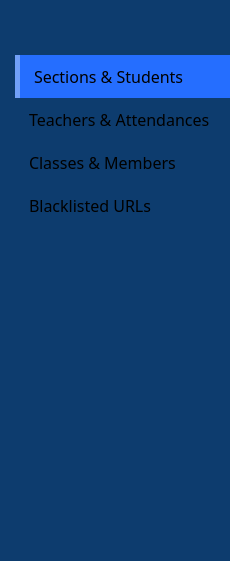
       <widget class="QWidget" name="side_bar" native="true">
        <property name="sizePolicy">
         <sizepolicy hsizetype="Fixed" vsizetype="Preferred">
          <horstretch>0</horstretch>
          <verstretch>0</verstretch>
         </sizepolicy>
        </property>
        <property name="minimumSize">
         <size>
          <width>230</width>
          <height>0</height>
         </size>
        </property>
        <property name="styleSheet">
         <string notr="true">background: #0D3C6E;</string>
        </property>
        <layout class="QVBoxLayout" name="verticalLayout_5">
         <property name="leftMargin">
          <number>15</number>
         </property>
         <property name="topMargin">
          <number>15</number>
         </property>
         <property name="rightMargin">
          <number>0</number>
         </property>
         <property name="bottomMargin">
          <number>15</number>
         </property>
         <item>
          <widget class="QLabel" name="icon">
           <property name="sizePolicy">
            <sizepolicy hsizetype="Preferred" vsizetype="Fixed">
             <horstretch>0</horstretch>
             <verstretch>0</verstretch>
            </sizepolicy>
           </property>
           <property name="styleSheet">
            <string notr="true">margin-top: 10px; 
margin-bottom: 10px;
padding-right: 15px</string>
           </property>
           <property name="text">
            <string/>
           </property>
           <property name="pixmap">
            <pixmap resource="C:/Users/moral/Desktop/Resources/Resources.qrc">:/icons/crown.png</pixmap>
           </property>
           <property name="scaledContents">
            <bool>false</bool>
           </property>
           <property name="alignment">
            <set>Qt::AlignCenter</set>
           </property>
          </widget>
         </item>
         <item>
          <layout class="QVBoxLayout" name="verticalLayout_3">
           <property name="spacing">
            <number>0</number>
           </property>
           <item>
            <widget class="QLabel" name="lbl_students_and_sections">
             <property name="font">
              <font>
               <family>Barlow</family>
               <pointsize>12</pointsize>
              </font>
             </property>
             <property name="cursor">
              <cursorShape>PointingHandCursor</cursorShape>
             </property>
             <property name="styleSheet">
              <string notr="true">padding: 10px;
border-left: 5px solid #71A0F8;
background: #256EFF;</string>
             </property>
             <property name="text">
              <string>Sections &amp; Students</string>
             </property>
            </widget>
           </item>
           <item>
            <widget class="QLabel" name="lbl_teachers_and_attendances">
             <property name="font">
              <font>
               <family>Barlow</family>
               <pointsize>12</pointsize>
              </font>
             </property>
             <property name="cursor">
              <cursorShape>PointingHandCursor</cursorShape>
             </property>
             <property name="styleSheet">
              <string notr="true">padding: 10px</string>
             </property>
             <property name="text">
              <string>Teachers &amp; Attendances</string>
             </property>
            </widget>
           </item>
           <item>
            <widget class="QLabel" name="lbl_classes_and_members">
             <property name="font">
              <font>
               <family>Barlow</family>
               <pointsize>12</pointsize>
              </font>
             </property>
             <property name="cursor">
              <cursorShape>PointingHandCursor</cursorShape>
             </property>
             <property name="styleSheet">
              <string notr="true">padding: 10px</string>
             </property>
             <property name="text">
              <string>Classes &amp; Members</string>
             </property>
            </widget>
           </item>
           <item>
            <widget class="QLabel" name="lbl_blacklisted_url">
             <property name="font">
              <font>
               <family>Barlow</family>
               <pointsize>12</pointsize>
              </font>
             </property>
             <property name="cursor">
              <cursorShape>PointingHandCursor</cursorShape>
             </property>
             <property name="styleSheet">
              <string notr="true">padding: 10px</string>
             </property>
             <property name="text">
              <string>Blacklisted URLs</string>
             </property>
            </widget>
           </item>
          </layout>
         </item>
         <item>
          <spacer name="verticalSpacer">
           <property name="orientation">
            <enum>Qt::Vertical</enum>
           </property>
           <property name="sizeHint" stdset="0">
            <size>
             <width>20</width>
             <height>283</height>
            </size>
           </property>
          </spacer>
         </item>
         <item>
          <layout class="QHBoxLayout" name="horizontalLayout_7">
           <item>
            <widget class="QPushButton" name="btn_more">
             <property name="minimumSize">
              <size>
               <width>30</width>
               <height>30</height>
              </size>
             </property>
             <property name="maximumSize">
              <size>
               <width>30</width>
               <height>30</height>
              </size>
             </property>
             <property name="cursor">
              <cursorShape>PointingHandCursor</cursorShape>
             </property>
             <property name="styleSheet">
              <string notr="true">QPushButton{
	border: none;
	border-radius: none;
	background: none;
	background-repeat: none;
	background-image: url(:/icons/menu.png);
	background-position: center center;
}

QPushButton:hover{
	background: none;
	background-repeat: none;
	background-image: url(:/icons/menu_2.png);
	background-position: center center;
}</string>
             </property>
            </widget>
           </item>
           <item>
            <spacer name="horizontalSpacer_2">
             <property name="orientation">
              <enum>Qt::Horizontal</enum>
             </property>
             <property name="sizeHint" stdset="0">
              <size>
               <width>40</width>
               <height>20</height>
              </size>
             </property>
            </spacer>
           </item>
          </layout>
         </item>
        </layout>
       </widget>
